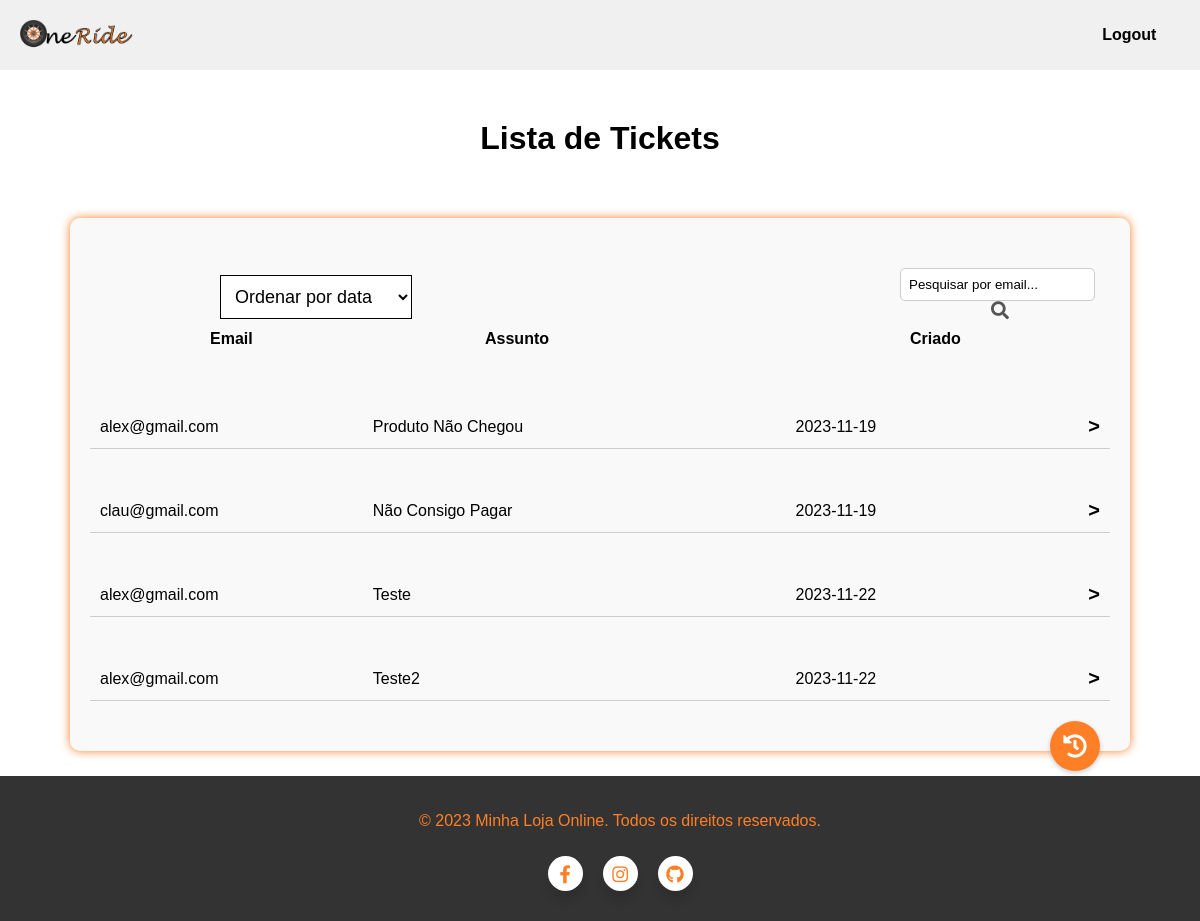
Page /tickets on the committed database.
### models.py (models this page shows)
class Ticket(db.Model):
    id_ticket = db.Column(db.Integer, primary_key=True)
    email_user = db.Column(db.String(120), nullable=False)
    assunto = db.Column(db.String(255), nullable=False)
    descricao = db.Column(db.String(255), nullable=False)
    data_hora = db.Column(db.Date, default=datetime.utcnow, nullable=False)
    foto = db.Column(db.String(255))
    tratado = db.Column(db.Boolean, default=False, nullable=False)

### oneRide.py (the view)
@app.route('/tickets', methods=['GET'])
def list_tickets():
    query = request.args.get('query')
    order_by = request.args.get('order_by', 'asc')
    if order_by == 'asc':
        order_clause = Ticket.data_hora.asc()
    elif order_by == 'desc':
        order_clause = Ticket.data_hora.desc()
    else:
        order_clause = Ticket.data_hora.asc()
    if query:
        tickets = Ticket.query.filter(Ticket.tratado == False,or_(Ticket.email_user.ilike(f'%{query}%'))).order_by(order_clause).all()
    else:
        tickets = Ticket.query.filter_by(tratado=False).order_by(order_clause).all()
    return render_template('list_tickets.html', tickets=tickets)

### templates/list_tickets.html (shortened to what this page needs)
{% extends "base.html" %}
{% block head %}
    {{ super() }}
{% endblock %}
{% block body %}
    <header>
        <div class="logo">
            <a href="{{ url_for('index_admin') }}">
                <img src="{{ url_for('static', filename='imagens/logo.png') }}" alt="Logo">
            </a>
        </div>
        <nav>
            <ul>
                <li style="margin-right: 40px;"><a href="{{ url_for('logout_admin') }}">Logout</a></li>
            </ul>
        </nav>
    </header>
    <h1 class="titulo-tickets">Lista de Tickets</h1>
    <div class="lista-tickets">
        {% if tickets %}
            <form id="ticket-form" method="GET" action="{{ url_for('list_tickets') }}">
                <div class="search-bar-ticket">
                    <input type="text" name="query" class="search-input" placeholder="Pesquisar por email...">
                    <button class="search-button" type="submit"><i class="fas fa-search"></i></button>
                </div>
                <select name="order_by" id="order-select" class="order-select">
                    <option value="" disabled selected>Ordenar por data</option>
                </select>
            </form>
            <span class="ticket-item-email-label"><strong>Email</strong></span>
            <span class="ticket-item-assunto-label"><strong>Assunto</strong></span>
            <span class="ticket-item-data-label"><strong>Criado</strong></span>
            <div class="espacamento">
                {% for ticket in tickets %}
                    <div class="ticket-item" onclick="window.location.href='{{ url_for('ticket_single', ticket_id=ticket.id_ticket) }}'; return false;">
                        <span class="ticket-item-email">{{ ticket.email_user }}</span>
                        <span class="ticket-item-assunto">{{ ticket.assunto }}</span>
                        <span class="ticket-item-data">{{ ticket.data_hora }}</span>
                        <span class="ticket-item-simbolo"><strong>></strong></span>
                    </div>
                {% endfor %}
        {% else %}
            <img class="imagem-sem-tickets" src="{{ url_for('static', filename='imagens/s_tickets.png') }}" alt="Imagem Padrão">
        {% endif %}
            </div>
    </div>
    <div class="admin-button">
        <a href="{{ url_for('list_tickets_history') }}"><i class="fa fa-history"></i></a>
    </div>
    {% block footer %}
        {{ super() }}
    {% endblock %}
{% endblock %}

### templates/base.html (shortened to what this page needs)
<html>
    <head>
        {% block head %}
            <link rel="stylesheet" href="{{ url_for('static', filename='CSS/style.css') }}">
            <link rel="stylesheet" href="https://cdnjs.cloudflare.com/ajax/libs/font-awesome/6.4.2/css/font-awesome.min.css">
            <link rel="stylesheet" href="https://use.fontawesome.com/releases/v5.15.3/css/all.css">
        {% endblock %}
    </head>
    <body>
        {% block body %}
            {% block footer %}
                <footer>
                    <p>&copy; 2023 Minha Loja Online. Todos os direitos reservados.</p>
                    <ul class="wrapper">
                        <li class="icon facebook">
                          <span><i class="fab fa-facebook-f"></i></span>
                        </li>
                        <li class="icon instagram">
                          <span><i class="fab fa-instagram"></i></span>
                        </li>
                        <li class="icon github">
                          <span><i class="fab fa-github"></i></span>
                        </li>
                    </ul>
                </footer>
            {% endblock %}
        {% endblock %}
    </body>
</html>

### static/CSS/style.css (style rules this page uses)
body, nav, ul, li, footer { margin: 0; padding: 0; list-style: none; }
body { font-family: Arial, sans-serif; display: flex; flex-direction: column; min-height: 100vh; margin-top: 60px; }
header { background-color: #f0f0f0; padding: 20px; display: flex; justify-content: space-between; align-items: center; position: fixed; top: 0; width: 100%; z-index: 999; }
.logo img { max-height: 30px; }
nav ul { list-style: none; padding: 0; margin: 0; display: flex; flex-grow: 1; justify-content: flex-end; max-width: 75%; }
nav li { margin-left: 20px; }
nav li:first-child { margin-left: 0; }
nav a { text-decoration: none; color: black; font-weight: bold; font-size: 1em; }
footer { text-align: center; background-color: #333; color: #FF7F27; padding: 20px; bottom: 0; width: 100%; position: fixed; }
.wrapper { display: inline-flex; list-style: none; }
.wrapper .icon { position: relative; background: #ffffff; border-radius: 50%; margin: 10px; width: 35px; height: 35px; font-size: 18px; display: flex; justify-content: center; align-items: center; flex-direction: column; box-shadow: 0 10px 10px rgba(0, 0, 0, 0.1); cursor: pointer; transition: all 0.2s cubic-bezier(0.68, -0.55, 0.265, 1.55); }
.admin-button { position: fixed; bottom: 150px; right: 100px; background-color: #FF7F27; color: #fff; border: none; border-radius: 50%; width: 50px; height: 50px; display: flex; justify-content: center; align-items: center; font-size: 24px; cursor: pointer; box-shadow: 0 2px 5px rgba(0, 0, 0, 0.2); }
.admin-button a { color: white; text-decoration: none; outline: none; }
.search-input { padding: 8px; border: 1px solid #ccc; border-radius: 5px; margin-right: 5px; outline: none; transition: border-color 0.2s; }
.search-button { border: none; background: none; cursor: pointer; padding: 0; font-size: 18px; color: #555; }
::placeholder { color: black; }
.titulo-tickets { text-align: center; margin-top: 60px; }
.lista-tickets { width: 1000px; padding: 30px; box-shadow: 0 0 10px #FF7F27; border-radius: 10px; background-color: #f9f9f9; margin: 30px auto; text-align: center; margin-top: 40px; margin-bottom: 170px; display: flex; flex-direction: column; align-items: center; }
.espacamento { margin-top: 30px; }
.ticket-item { width: 1000px; margin-top: 40px; padding: 10px; border-bottom: 1px solid #ccc; margin-bottom: 20px; display: flex; justify-content: space-between; align-items: center; }
.ticket-item span { overflow: hidden; white-space: nowrap; text-overflow: ellipsis; max-width: 300px; text-align: left; }
.ticket-item-email { width: 150px; }
.ticket-item-assunto { flex: 1; max-width: none; text-transform: capitalize; }
.ticket-item-data { width: 150px; }
.ticket-item-email-label { position: absolute; top: 330px; left: 210px; }
.ticket-item-assunto-label { position: absolute; top: 330px; left: 485px; }
.ticket-item-data-label { position: absolute; top: 330px; left: 910px; }
.ticket-item-simbolo { text-align: end; font-size: 20px; margin-left: 20px; }
.search-bar-ticket { display: fixed; align-items: center; justify-content: flex-end; margin-top: 20px; margin-left: 800px; }
.order-select { position: absolute; top: 275px; left: 220px; background-color: white; color: black; padding: 10px; font-size: 18px; border: 1px solid black; cursor: pointer; }
.order-select option { color: black; }

### rows in the picture
Ticket: email_user "alex@gmail.com", assunto "Produto Não Chegou", data_hora "2023-11-19"
Ticket: email_user "clau@gmail.com", assunto "Não Consigo Pagar", data_hora "2023-11-19"
Ticket: email_user "alex@gmail.com", assunto "Teste", data_hora "2023-11-22"
Ticket: email_user "alex@gmail.com", assunto "Teste2", data_hora "2023-11-22"
